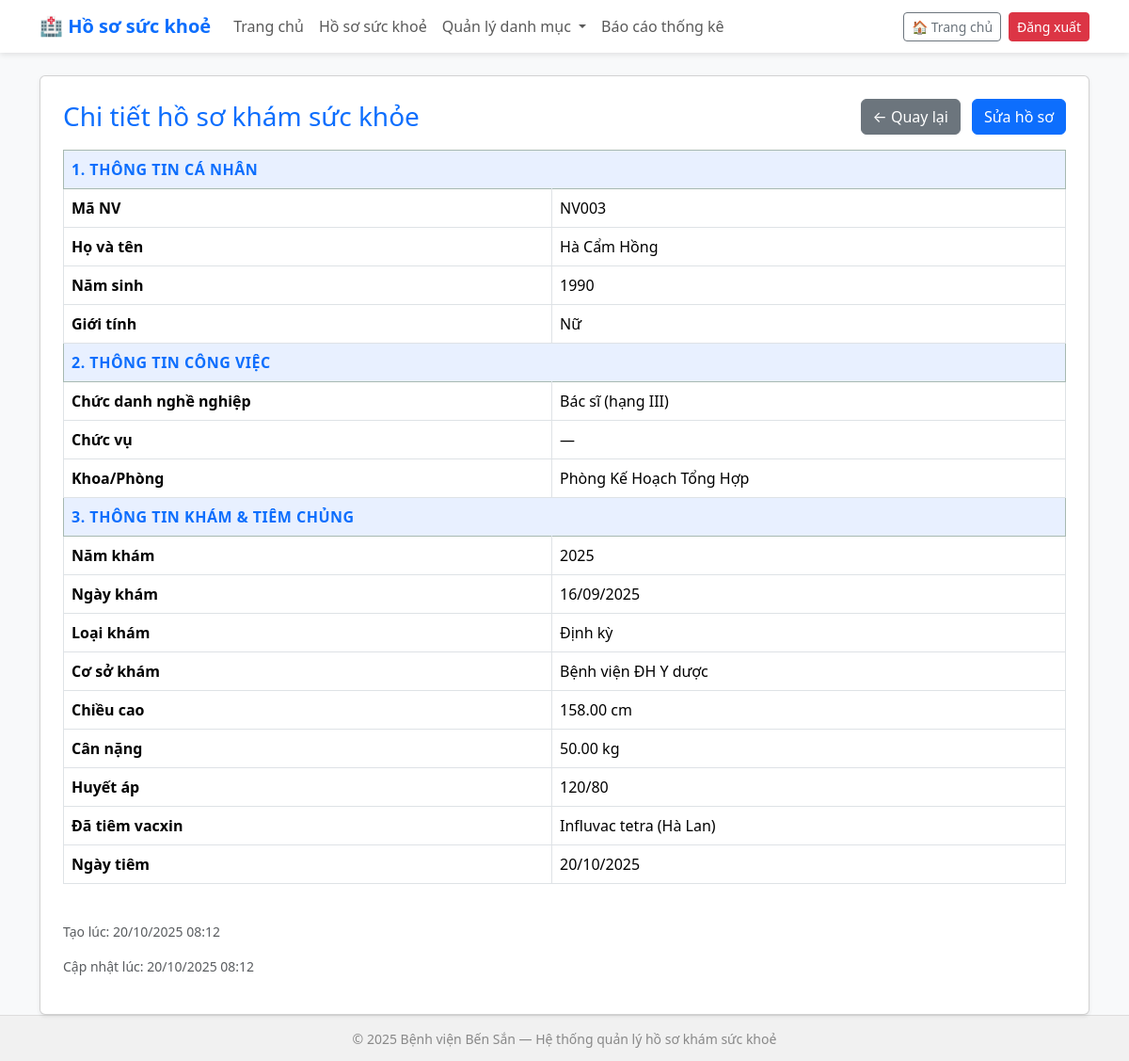
The page /health-record/3/ on the database as committed earlier.
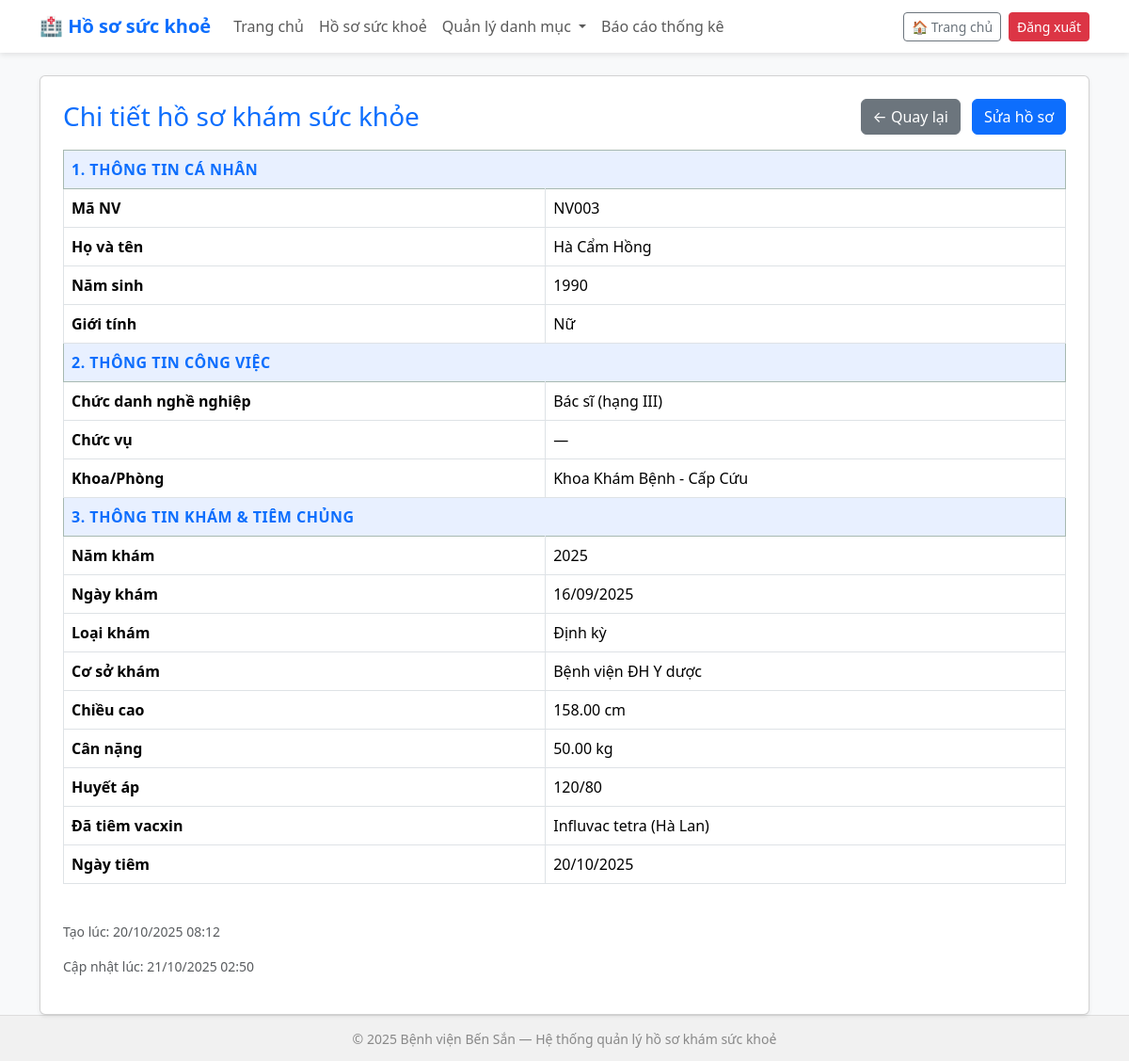
The same page on the database as committed later.
### health_records/models.py (models this page shows, shortened)
class HealthRecord(models.Model):
    ma_nv = models.CharField(max_length=50, verbose_name="Mã NV", null=True, blank=True, help_text="Mã nhân viên, không bắt buộc phải unique để lưu nhiều năm")
    full_name = models.CharField(max_length=200, verbose_name="Họ và tên")
    birth_year = models.PositiveIntegerField(blank=True, null=True, verbose_name="Năm sinh")
    GENDER_CHOICES = [('Nam', 'Nam'), ('Nữ', 'Nữ')]
    gender = models.CharField(max_length=10, choices=GENDER_CHOICES, blank=True, null=True, verbose_name="Giới tính")
    job_title = models.CharField(max_length=200, blank=True, null=True, verbose_name="Chức danh nghề nghiệp")
    position = models.CharField(max_length=200, blank=True, null=True, verbose_name="Chức vụ")
    department = models.ForeignKey(Department, on_delete=models.SET_NULL, null=True, blank=True, verbose_name="Khoa/Phòng")
    vaccinated_influvac = models.BooleanField(default=False, verbose_name="Influvac tetra 0.5ml/ Hà Lan")
    vaccinated_vaxigrip = models.BooleanField(default=False, verbose_name="Vaxigrip tetra 0.5ml/ Pháp")
    vaccination_date = models.DateField(blank=True, null=True, verbose_name="Ngày tiêm")
    year = models.PositiveIntegerField(verbose_name="Năm khám", help_text="Năm ghi nhận kết quả (ví dụ 2023)")
    exam_date = models.DateField(blank=True, null=True, verbose_name="Ngày khám")
    exam_type = models.ForeignKey(ExamType, on_delete=models.SET_NULL, null=True, blank=True, verbose_name="Loại khám")
    clinic_name = models.CharField(max_length=255, blank=True, null=True, verbose_name="Cơ sở khám")
    height_cm = models.DecimalField("Chiều cao (cm)", max_digits=6, decimal_places=2, blank=True, null=True)
    weight_kg = models.DecimalField("Cân nặng (kg)", max_digits=6, decimal_places=2, blank=True, null=True)
    blood_pressure = models.CharField("Huyết áp (mmHg)", max_length=50, blank=True, null=True)
    health_classification = models.ForeignKey(HealthClassification, on_delete=models.SET_NULL, null=True, blank=True, verbose_name="Phân loại sức khỏe")
    conclusion_text = models.CharField(max_length=255, blank=True, null=True, verbose_name="Kết luận (ghi tay, nếu có)")
    result_file = models.FileField(upload_to="health_results/", blank=True, null=True, verbose_name="File kết quả (PDF)")
    group = models.CharField(max_length=50, blank=True, null=True, verbose_name="Nhóm")
    note = models.TextField(blank=True, null=True, verbose_name="Ghi chú")
    created_at = models.DateTimeField(auto_now_add=True, verbose_name="Tạo lúc")
    updated_at = models.DateTimeField(auto_now=True, verbose_name="Cập nhật lúc")
    class Meta:
        verbose_name = "Hồ sơ khám sức khoẻ"
        verbose_name_plural = "Hồ sơ khám sức khoẻ"
        ordering = ['-year', 'full_name']

class Department(models.Model):
    name = models.CharField(max_length=100, unique=True, verbose_name="Tên khoa/phòng")
    def __str__(self):
        return self.name
    class Meta:
        verbose_name = "Khoa/Phòng"
        verbose_name_plural = "Khoa/Phòng"

class ExamType(models.Model):
    name = models.CharField(max_length=100, unique=True, verbose_name="Loại khám")
    def __str__(self):
        return self.name
    class Meta:
        verbose_name = "Loại khám"
        verbose_name_plural = "Loại khám"

### health_records/views.py (the view)
# urls.py: path('health-record/<int:pk>/', views.health_record_detail, name='health_record_detail'),
def health_record_detail(request, pk):
    record = get_object_or_404(HealthRecord, pk=pk)
    return render(request, 'health_records/health_record_detail.html', {'record': record})

### health_records/templates/health_records/health_record_detail.html (shortened to what this page needs)
{% extends 'health_records/base.html' %}
{% block content %}
<div class="card shadow-sm p-4">
  <div class="d-flex justify-content-between align-items-center mb-3">
    <h3 class="text-primary mb-0">Chi tiết hồ sơ khám sức khỏe</h3>
    <div>
      <a href="{% url 'healthrecord_list' %}" class="btn btn-secondary me-2">← Quay lại</a>
      <a href="{% url 'healthrecord_edit' record.id %}" class="btn btn-primary">Sửa hồ sơ</a>
    </div>
  </div>
  <table class="table table-bordered">
    <tr class="table-success section-header"><th colspan="2">1. Thông tin cá nhân</th></tr>
    <tr><th>Mã NV</th><td>{{ record.ma_nv|default:"—" }}</td></tr>
    <tr><th>Họ và tên</th><td>{{ record.full_name }}</td></tr>
    <tr><th>Năm sinh</th><td>{{ record.birth_year|default:"—" }}</td></tr>
    <tr><th>Giới tính</th><td>{{ record.gender|default:"—" }}</td></tr>
    <tr class="table-success section-header"><th colspan="2">2. Thông tin công việc</th></tr>
    <tr><th>Chức danh nghề nghiệp</th><td>{{ record.job_title|default:"—" }}</td></tr>
    <tr><th>Chức vụ</th><td>{{ record.position|default:"—" }}</td></tr>
    <tr><th>Khoa/Phòng</th><td>{{ record.department|default:"—" }}</td></tr>
    <tr class="table-success section-header"><th colspan="2">3. Thông tin khám & tiêm chủng</th></tr>
    <tr><th>Năm khám</th><td>{{ record.year }}</td></tr>
    <tr><th>Ngày khám</th><td>{{ record.exam_date|date:"d/m/Y"|default:"—" }}</td></tr>
    <tr><th>Loại khám</th><td>{{ record.exam_type|default:"—" }}</td></tr>
    <tr><th>Cơ sở khám</th><td>{{ record.clinic_name|default:"—" }}</td></tr>
    <tr><th>Chiều cao</th><td>{{ record.height_cm|default:"—" }} cm</td></tr>
    <tr><th>Cân nặng</th><td>{{ record.weight_kg|default:"—" }} kg</td></tr>
    <tr><th>Huyết áp</th><td>{{ record.blood_pressure|default:"—" }}</td></tr>
    <tr>
        <th>Đã tiêm vacxin</th>
        <td>
        {% if record.vaccinated_influvac %} Influvac tetra (Hà Lan)<br>{% endif %}
        </td>
    </tr>
    <tr><th>Ngày tiêm</th><td>{{ record.vaccination_date|date:"d/m/Y"|default:"—" }}</td></tr>
    </table>
  <div class="text-muted small mt-4">
    <p>Tạo lúc: {{ record.created_at|date:"d/m/Y H:i" }}</p>
    <p>Cập nhật lúc: {{ record.updated_at|date:"d/m/Y H:i" }}</p>
  </div>
</div>
{% endblock %}

Rows that differ between the two databases and show on the page:
changed HealthRecord "NV003": department "Phòng Kế Hoạch Tổng Hợp" → "Khoa Khám Bệnh - Cấp Cứu"; updated_at "20/10/2025 08:12" → "21/10/2025 02:50"
